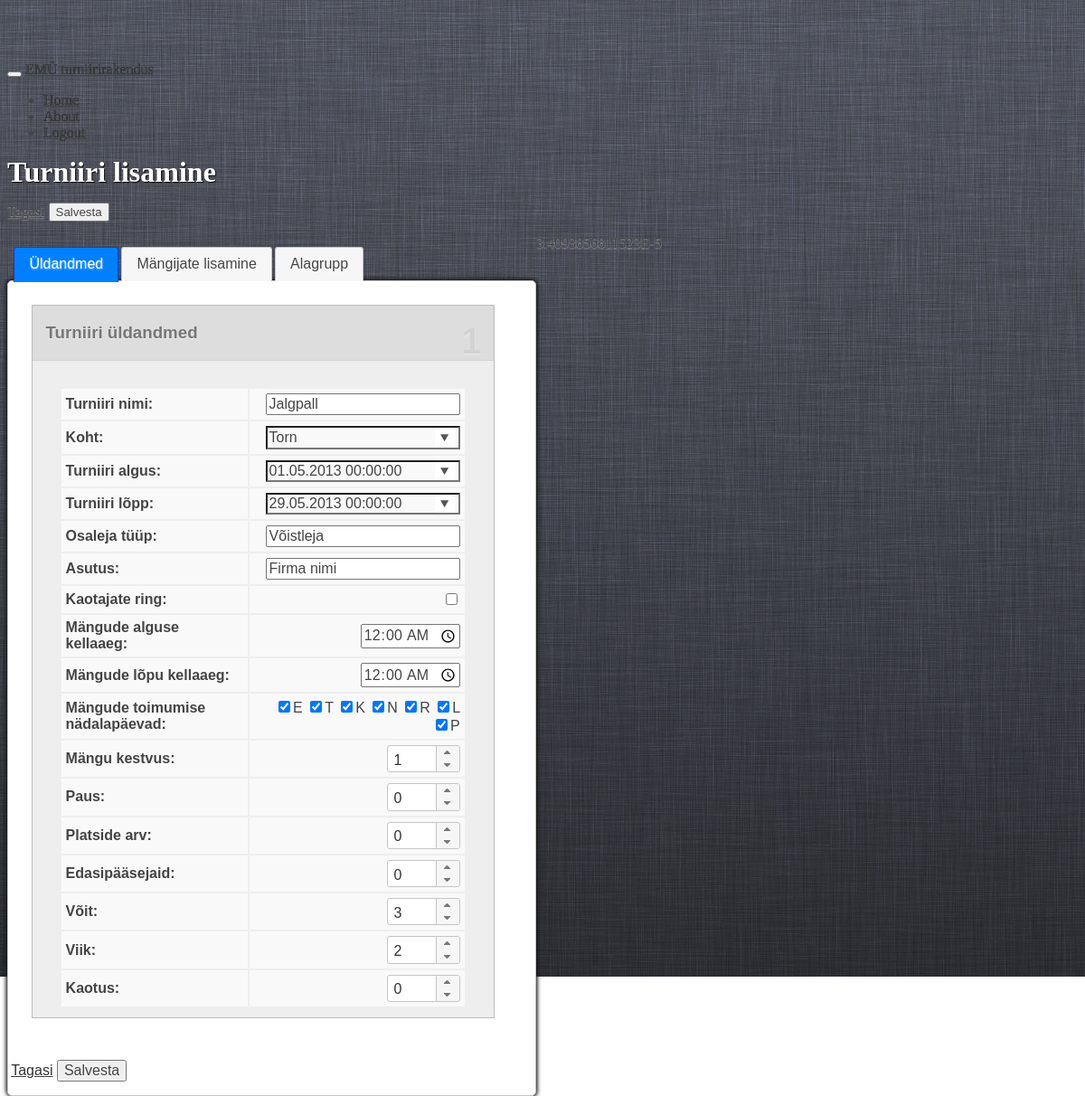
Page /tournaments/view/1 (signed in) on the committed database.
### tables this page shows
CREATE TABLE IF NOT EXISTS `tournament` (
  `tournament_id` int(10) unsigned NOT NULL AUTO_INCREMENT,
  `tournament_name` varchar(100) NOT NULL,
  `tournament_year` int(11) NOT NULL,
  `tournament_place` varchar(100) NOT NULL,
  `place_id` int(11) unsigned NOT NULL,
  `deleted` tinyint(1) NOT NULL DEFAULT '0',
  `tournament_start` datetime NOT NULL,
  `tournament_end` datetime NOT NULL,
  `tournament_loser_bracket` tinyint(1) unsigned NOT NULL DEFAULT '0',
  `tournament_daily_start` time NOT NULL,
  `tournament_daily_end` time NOT NULL,
  `tournament_days` varchar(7) NOT NULL,
  `tournament_game_time` smallint(6) NOT NULL,
  `tournament_game_pause` smallint(6) NOT NULL,
  `tournament_field` smallint(6) NOT NULL,
  `tournament_group` smallint(6) NOT NULL,
  `tournament_win` smallint(6) NOT NULL,
  `tournament_type` tinyint(4) NOT NULL DEFAULT '-1' COMMENT '0 = Alagrupid + playoff 1= Alagrupid 2= Playoff 3= Paremusjärjestus',
  `tournament_game_win` tinyint(4) NOT NULL,
  `tournament_game_tie` tinyint(4) NOT NULL,
  `tournament_game_loss` tinyint(4) NOT NULL,
  `tournament_participant` varchar(50) NOT NULL,
  `tournament_classification` varchar(50) NOT NULL,
  PRIMARY KEY (`tournament_id`),
  KEY `place_id` (`place_id`)
);

### modules/request.php (called while the page is built, shortened)
<?php
class request
{
	function __construct()
	{
		if (isset($_SERVER['PATH_INFO'])) {
			if ($path_info = explode('/', $_SERVER['PATH_INFO'])) {
				array_shift($path_info);
				$this->controller = isset($path_info[0]) ? array_shift($path_info) : DEFAULT_CONTROLLER;
				$this->action = isset($path_info[0]) && !empty($path_info[0]) ? array_shift($path_info) : 'index';
				$this->params = isset($path_info[0]) ? $path_info : null;
			}
		}
	}
}
$_request = new request;

### controllers/tournaments.php (called while the page is built, shortened)
<?php
class tournaments
{
	function view()
	{
		global $_request;
		$id = $_request->params[0];
		$tournament = get_all("SELECT * FROM tournament WHERE tournament_id='$id'");
		$tournament = $tournament[0];
		$tournament['tournament_start'] = $this->convert_date2($tournament['tournament_start']);
		$tournament['tournament_end'] = $this->convert_date2($tournament['tournament_end']);
		require 'views/master_view.php';
	}
	function convert_date2($date)
	{
		list($date, $time) = explode(' ', $date);
		list($y, $mon, $d) = explode('-', $date);
		list($h, $min) = explode(':', $time);
		return "$d.$mon.$y $h:$min:00";
	}
}

### views/tournaments_view_view.php (called while the page is built, shortened)
<?
require ('tournaments_add_view.php');
?>

### modules/database.php (called while the page is built, shortened)
<?php
function get_all($sql)
{
	$q = mysql_query($sql) or db_error_out($sql);
	while (($result[] = mysql_fetch_assoc($q)) || array_pop($result)) {
		;
	}
	return $result;
}

### views/tournaments_add_view.php (the view, shortened to what this page needs)
<form method="post" id="tournament-add-form">
<div class="mywell"><h1>Turniiri lisamine</h1></div>
<div style="clear: both; margin: 15px 0">
	<a class="btn btn-large btn-inverse" href="/tournament/tournaments">Tagasi</a>
	<button class="btn btn-large btn-primary" type="button" onclick="submit1()">Salvesta</button>
</div>
<div id="tabs">
<ul>
	<li><a href="#tabs-1">Üldandmed</a></li>
	<li><a href="#tabs-2">Mängijate lisamine</a></li>
	<li style="display: none" name="alagrupp"><a href="#tabs-3">Alagrupp</a></li>
</ul>
<div id="tabs-1">
	<div class="kast">
		<div class="number">1</div>
		<div class="titlebar"><h3>Turniiri üldandmed</h3>
		</div>
		<table id="tournament-attributes-table" class="table table-bordered ">
			<tbody>
			<tr>
				<th>Turniiri nimi:</th>
				<td><input id="tournament-name" onchange="change_type_warning();" onfocus="$(this).removeClass('viga')"
				           type="text"
				           name="tournament[tournament_name]" autocomplete="off"
				           value="<?= $tournament['tournament_name'] ?>"></td>
			</tr>
			<tr>
				<th>Koht:</th>
				<td>
				</td>
			</tr>
			<tr>
				<th>Turniiri algus:</th>
				<td><input type="text" id="tournament_start" onchange="change_type_warning();" class="datetimepicker"
				           name="tournament[tournament_start]"
				           placeholder="pp.kk.aaaa hh:mm" autocomplete="off" onfocus="$(this).removeClass('viga')"
				           value="<?= $tournament['tournament_start'] ?>"></td>
			</tr>
			<tr>
				<th>Turniiri lõpp:</th>
				<td>
					<input type="text" class="datetimepicker" id="tournament_end" name="tournament[tournament_end]"
					       autocomplete="off" onfocus="$(this).removeClass('viga')" onchange="change_type_warning();"
					       placeholder="pp.kk.aaaa hh:mm"
					       value="<?= $tournament['tournament_end'] ?>"></td>
			</tr>
			<tr>
				<th>Osaleja tüüp:</th>
				<td><input id="tournament_participant" onfocus="$(this).removeClass('viga')"
				           onblur="set_participant_type();" type="text"
				           name="tournament[tournament_participant]" onchange="change_type_warning();" autocomplete="off"
				           value="<?= $tournament['tournament_participant'] ?>"></td>
			</tr>
			<tr>
				<th>Asutus:</th>
				<td><input id="tournament_classification" onfocus="$(this).removeClass('viga')"
				           onblur="set_unit_type();" type="text"
				           name="tournament[tournament_classification]" onchange="change_type_warning();" autocomplete="off"
				           value="<?= $tournament['tournament_classification'] ?>"></td>
			</tr>
			<tr>
				<th>Kaotajate ring:</th>
				<td><input id="loser-bracket" name="tournament[tournament_loser_bracket]" onchange="change_type_warning();"
				           type="checkbox" value="1"
						<?=
						$tournament['tournament_loser_bracket'] == 1 ? 'checked="checked" value="yes"' : 'value="no"'
						?>></td>
			</tr>
			<tr>
				<th>Mängude alguse kellaaeg:</th>
				<td><input id="daily-start" type="time"
				           name="tournament[tournament_daily_start]" onkeypress="validate(event)"
				           onfocus="$(this).removeClass('viga')" onchange="change_type_warning();" value="<?=
					$tournament['tournament_daily_start'] ?>"></td>
			</tr>
			<tr>
				<th>Mängude lõpu kellaaeg:</th>
				<td><input id="daily-end" type="time"
				           name="tournament[tournament_daily_end]" onkeypress="validate(event)"
				           onfocus="$(this).removeClass('viga')" onchange="change_type_warning();" value="<?=
					$tournament['tournament_daily_end'] ?>"></td>
			</tr>
			<tr>
				<th>Mängude toimumise nädalapäevad:</th>
				<td><input id="day_e" type="checkbox" checked="checked" value="e">E
					<input id="day_t" type="checkbox" checked="checked" value="t">T
					<input id="day_k" type="checkbox" checked="checked" value="k">K
					<input id="day_n" type="checkbox" checked="checked" value="n">N
					<input id="day_r" type="checkbox" checked="checked" value="r">R
					<input id="day_l" type="checkbox" checked="checked" value="l">L
					<input id="day_p" type="checkbox" checked="checked" value="p">P
				</td>
			</tr>
			<tr>
				<th>Mängu kestvus:</th>
				<td><input id="game-length" class="spinner" min="1" maxlength="2"
				           name="tournament[tournament_game_time]" onkeypress="validate(event)"
				           onfocus="$(this).removeClass('viga')" onchange="change_type_warning();" value="<?=
					$tournament['tournament_game_time'] ?>"></td>
			</tr>
			<tr>
				<th>Paus:</th>
				<td><input class="spinner" min="0" maxlength="2" name="tournament[tournament_game_pause]"
				           onkeypress="validate(event)" onchange="change_type_warning();" value="<?=
					$tournament['tournament_game_pause'] ?>"></td>
			</tr>
			<tr>
				<th>Platside arv:</th>
				<td><input class="spinner" min="1" maxlength="2" name="tournament[tournament_field]"
				           onkeypress="validate(event)" onchange="change_type_warning();" value="<?=
					$tournament['tournament_field'] ?>"/></td>
			</tr>
			<tr>
				<th>Edasipääsejaid:</th>
				<td><input class="spinner" min="1" maxlength="2" name="tournament[tournament_win]"
				           onkeypress="validate(event)" onchange="change_type_warning();" value="<?=
					$tournament['tournament_win'] ?>"/></td>
			</tr>
			<tr>
				<th>Võit:</th>
				<td><input class="spinner" min="0" maxlength="2" name="tournament[tournament_game_win]"
				           onkeypress="validate(event)" onchange="change_type_warning();" value="<?=
					$tournament['tournament_game_win'] ?>"/></td>
			</tr>
			<tr>
				<th>Viik:</th>
				<td><input class="spinner" min="0" maxlength="2" name="tournament[tournament_game_tie]"
				           onkeypress="validate(event)" onchange="change_type_warning();" value="<?=
					$tournament['tournament_game_tie'] ?>"/></td>
			</tr>
			<tr>
				<th>Kaotus:</th>
				<td><input class="spinner" min="0" maxlength="2" name="tournament[tournament_game_loss]"
				           onkeypress="validate(event)" onchange="change_type_warning();" value="<?=
					$tournament['tournament_game_loss'] ?>"/></td>
			</tr>
			</tbody>
		</table>
	</div>
</div>
<div style="clear: both; padding: 15px 0">
</div>
</form>
<a class="btn btn-large btn-inverse" href="/tournament/tournaments">Tagasi</a>
<button tabindex="10" class="btn btn-large btn-primary" type="button" onclick="submit1()">Salvesta</button>

### index.php (shortened to what this page needs)
<?php
require 'modules/request.php';
require 'modules/database.php';
if (file_exists('controllers/'.$_request->controller.'.php')) {
	$controller = new $_request->controller;
	$controller->{$_request->action}();
} else {
	echo "The page '{$_request->controller}' does not exist";
}

### views/master_view.php (shortened to what this page needs)
<!DOCTYPE html>
<html lang="en">
<head>
	<link rel="stylesheet" href="http://code.jquery.com/ui/1.10.1/themes/base/jquery-ui.css"/>
	<link rel="stylesheet" href="<?= ASSETS_URL ?>/css/messi.min.css" />
	<link href="//netdna.bootstrapcdn.com/twitter-bootstrap/2.3.0/css/bootstrap-combined.min.css" rel="stylesheet">
</head>
<body>
<div class="navbar navbar-inverse navbar-fixed-top">
	<div class="navbar-inner">
		<div class="container">
			<button type="button" class="btn btn-navbar" data-toggle="collapse" data-target=".nav-collapse">
			</button>
			<a class="brand" href="<?= BASE_URL ?>tournaments">EMÜ turniirirakendus</a>
			<div class="nav-collapse collapse">
				<ul class="nav">
					<li class="active"><a href="<?= BASE_URL ?>tournaments">Home</a></li>
					<li><a href="#about">About</a></li>
					<li><a href="<?= BASE_URL ?>auth/logout">Logout</a></li>
				</ul>
			</div>
		</div>
	</div>
</div>
<div class=" container-fluid" <? if ($_request->controller == 'tournaments' && $_request->action !=
	'view'): ?>
style="max-width:
980px;
margin: 0 auto;"<? endif;
?>>
	<? require 'views/'.$_request->controller.'_'.$_request->action.'_view.php'?>
</div>
</body>
</html>

### views/tournaments_view_view.php (style rules this page uses)
.datetimepicker { background: url(../../assets/ico/arrowdown.png) 98% 50% no-repeat; }

### rows in the picture
tournament: tournament_name "Jalgpall", tournament_participant "Võistleja", tournament_classification "Firma nimi", tournament_daily_start "00:00:00", tournament_daily_end "00:00:00", tournament_game_time "1", tournament_game_pause "0", tournament_field "0", tournament_win "0", tournament_game_win "3", tournament_game_tie "2", tournament_game_loss "0"
